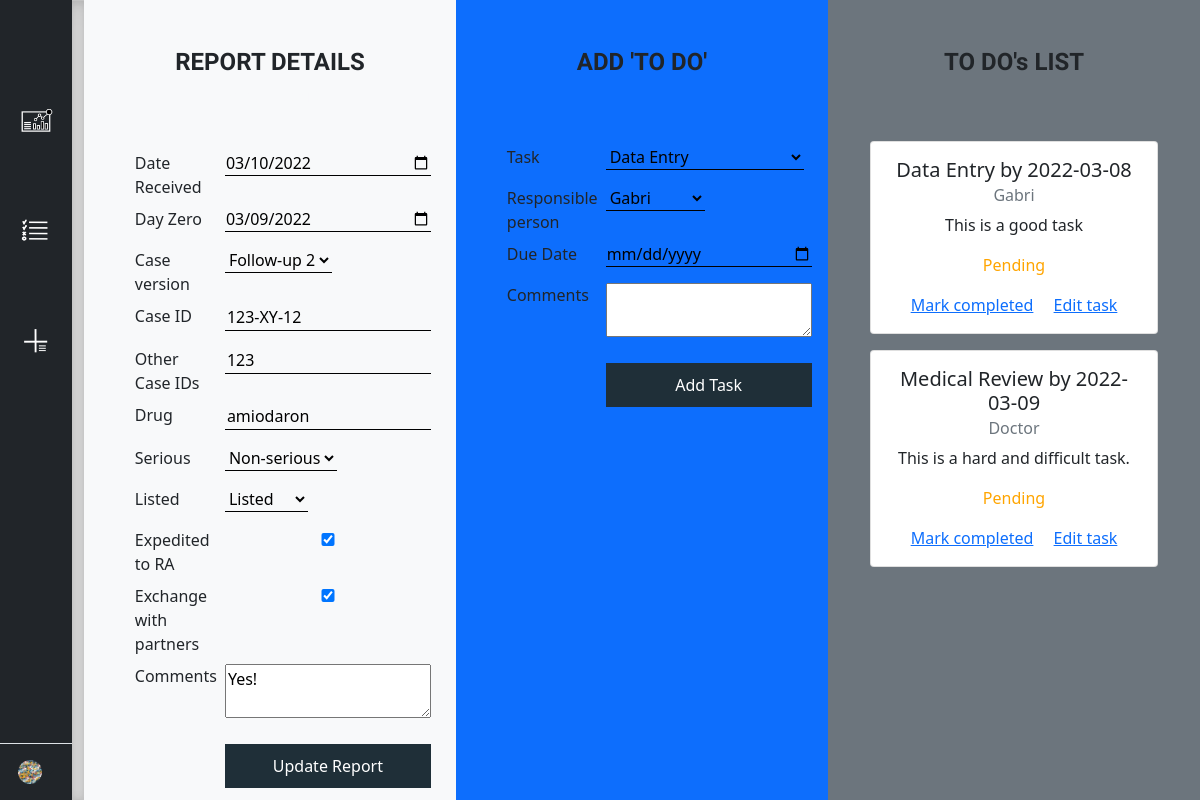
Page /report/2 (signed in) on the committed database.
### main.py (models this page shows)
class Report(UserMixin, db.Model):
    __tablename__ = "report"
    id = db.Column(db.Integer, primary_key=True, nullable=False)
    date_received = db.Column(db.Date, nullable=True)
    day_zero = db.Column(db.Date, nullable=True)
    case_id = db.Column(db.String(250), nullable=True)
    case_version = db.Column(db.String(250), nullable=True)
    other_case_id = db.Column(db.String(250), nullable=True)
    drug = db.Column(db.String(250), nullable=True)
    serious = db.Column(db.String(250), nullable=True)
    listed = db.Column(db.String(250), nullable=True)
    expedited = db.Column(db.Boolean, nullable=True)
    exchange = db.Column(db.Boolean, nullable=True)
    comments = db.Column(db.String(500), nullable=True)
    report_tasks = db.relationship("Task", backref="report")

class Task(UserMixin, db.Model):
    __tablename__ = "task"
    id = db.Column(db.Integer, primary_key=True, nullable=False)
    taskowner_id = db.Column(db.Integer, db.ForeignKey("user.id"))
    report_id = db.Column(db.Integer, db.ForeignKey("report.id"))
    task_name = db.Column(db.String(500), nullable=True)
    due_date = db.Column(db.Date, nullable=True)
    completed = db.Column(db.Boolean(), nullable=True)
    task_comments = db.Column(db.String(500), nullable=True)

class User(UserMixin, db.Model):
    __tablename__ = "user"
    id = db.Column(db.Integer, primary_key=True)
    username = db.Column(db.String(250), unique=True, nullable=False)
    password = db.Column(db.String(500), nullable=False)
    email = db.Column(db.String(250), unique=True, nullable=False)
    user_tasks = db.relationship("Task", backref='taskowner')

### main.py (the view, shortened to what this page needs)
@app.route("/report/<id>", methods=["GET", "POST"])
@login_required
def report(id):
    report = Report.query.filter_by(id=id).first()
    if not report:
        return return_error("Report does not exist", 404)
    report_details_form = ReportForm(date_received=report.date_received, day_zero=report.day_zero,
                                     case_id=report.case_id, case_version=report.case_version,
                                     other_case_id=report.other_case_id, drug=report.drug,
                                     serious=report.serious, listed=report.listed,
                                     expedited=report.expedited, exchange=report.exchange,
                                     comments=report.comments)
    report_details_form.submit.label.text = 'Update Report'
    report_task_form = AddTaskForm()
    user_list = User.query.all()
    user_choices = [(user.id, user.username) for user in user_list]
    report_task_form.task_owner.choices = user_choices
    report_tasks = Task.query.filter_by(report_id=id).all()
    if request.method == "GET":
        return render_template("report.html", form=report_details_form,
                               new_task=report_task_form,
                               report_tasks=report_tasks,
                               report_id=id)
    return redirect(f"/report/{report.id}")

### forms.py
class ReportForm(FlaskForm):
    date_received = DateField("Date Received", validators=[DataRequired()])
    day_zero = DateField("Day Zero", validators=[DataRequired()])
    case_id = StringField("Case ID")
    case_version = SelectField("Case version", choices=["Initial", "Follow-up 1",
                                                        "Follow-up 2", "Follow-up 3",
                                                        "Follow-up 4", "Follow-up 5",
                                                        "Follow-up 6", "Follow-up 7"])
    other_case_id = StringField("Other Case IDs")
    drug = StringField("Drug", validators=[DataRequired()])
    serious = SelectField("Serious", choices=['Serious', 'Non-serious', 'N/A'])
    listed = SelectField("Listed", choices=['N/A', 'Listed', 'Unlisted'])
    expedited = BooleanField("Expedited to RA")
    exchange = BooleanField("Exchange with partners")
    comments = TextAreaField("Comments", validators=[Length(max=500)])
    submit = SubmitField("Add Report")

class AddTaskForm(FlaskForm):
    task_owner = SelectField("Responsible person", validators=[DataRequired()])
    task_name = SelectField("Task", choices=["Data Entry", "Quality Check",
                                             "Medical Review", "Submission to RA",
                                             "Exchange with Partners", "Case Finalization"])
    due_date = DateField("Due Date", validators=[DataRequired()])
    task_comments = TextAreaField("Comments", validators=[Length(max=500)])
    submit = SubmitField("Add Task")

### main.py (called while the page is built)
@login_manager.user_loader
def load_user(user_id):
    return User.query.get(int(user_id))

### templates/report.html (shortened to what this page needs)
{% extends "dashboard_layout.html" %}
{% block main %}
  <div class="container-fluid p-0 report-details scrollable">
    <div class="row w-100 h-100 m-0">
        <div class="col-lg-4 col-md-6 col-sm-12 bg-light">
          <div class="delete-report">
          <h2>REPORT DETAILS</h2>
          <a href="{{ url_for('delete_report', report_id=report_id) }}" class="btn btn-outline-light">Delete report</a>
          </div>
            <form class="form form-horizontal center" method="post" role="form">
              <table class="table table-borderless table-sm">
              <tr>
                <td>{{ form.date_received.label }}</td>
                <td>{{ form.date_received }}</tr></td>
              <tr>
                <td>{{ form.day_zero.label }}</td>
                <td>{{ form.day_zero }}</td>
              </tr>
              <tr>
                <td>{{ form.case_version.label }}</td>
                <td>{{ form.case_version }}</td>
              </tr>
              <tr>
                <td>{{ form.case_id.label }}</td>
                <td>{{ form.case_id }}</td>
              </tr>
              <tr>
                <td>{{ form.other_case_id.label }}</td>
                <td>{{ form.other_case_id }}</td>
              </tr>
              <tr>
                <td>{{ form.drug.label }}</td>
                <td>{{ form.drug }}</td>
              </tr>
              <tr>
                <td>{{ form.serious.label }}</td>
                <td>{{ form.serious }}</td>
              </tr>
              <tr>
                <td>{{ form.listed.label }}</td>
                <td>{{ form.listed }}</td>
              </tr>
              <tr>
                <td>{{ form.expedited.label }}</td>
                <td>{{ form.expedited }}</td>
              </tr>
              <tr>
                <td>{{ form.exchange.label }}</td>
                <td>{{ form.exchange }}</td>
              </tr>
              <tr>
                <td>{{ form.comments.label }}</td>
                <td>{{ form.comments }}</td>
              </tr>
              <tr>
                <td></td>
                <td>{{ form.submit }}</td>
              </tr>
            </table>
            </form>
        </div>
        <div class="col-lg-4 col-md-6 col-sm-12 bg-primary">
            <h2>ADD 'TO DO'</h2>
            <form class="form form-horizontal center" method="post" role="form">
              <table class="table table-borderless table-sm">
                <tr>
                  <td>{{ new_task.task_name.label }}</td>
                  <td>{{ new_task.task_name }}</td>
                </tr>
                <tr>
                  <td>{{ new_task.task_owner.label }} </td>
                  <td>{{ new_task.task_owner }}</td>
                </tr>
                <tr>
                  <td>{{ new_task.due_date.label }}</td>
                  <td>{{ new_task.due_date }}</td>
                </tr>
                <tr>
                  <td>{{ new_task.task_comments.label }}</td>
                  <td>{{ new_task.task_comments }}</td>
                </tr>
                <tr>
                  <td></td>
                  <td>{{ new_task.submit }}</td>
                </tr>
              </table>
              </form>
        </div>
        <div class="col-lg-4 col-md-12 col-sm-12 bg-secondary scrollable">
          <h2>TO DO's LIST</h2>
          {% for task in report_tasks %}
          <div class="card todo-card center" style="width: 18rem;">
            <div class="card-body">
              <h5 class="card-title">{{ task.task_name }} by {{ task.due_date }}</h5>
              <h6 class="card-subtitle mb-2 text-muted">{{ task.taskowner.username }}</h6>
              <p class="card-text">{{ task.task_comments }}</p>
              {% if task.completed == True %}
              <p class="card-text" style="color: green">Task Completed</p>
              <a href="{{ url_for('edit_task', task_id=task.id) }}" class="card-link">Edit task</a>
              {% else %}
              <p class="card-text" style="color: orange">Pending</p>
              <a href="{{ url_for('complete_task', task_id=task.id) }}" class="card-link">Mark completed</a>
              <a href="{{ url_for('edit_task', task_id=task.id) }}" class="card-link">Edit task</a>
              {% endif %}
            </div>
          </div>
          {% endfor %}
      </div>
    </div>
  </div>
{% endblock %}

### static/css/dashboard_style.css (style rules this page uses)
body { min-height: 100vh; min-height: -webkit-fill-available; overflow-y: hidden; min-width: 590px; }
html { height: -webkit-fill-available; }
h2 { font-family: 'Spartan', sans-serif; font-weight: 700; font-size: 1.5rem; }
.new-report-page form input, select { margin-bottom: 0.5rem; background: transparent; border: none; border-bottom: 1px solid #000; width: auto !important; }
.report-details form input, select { margin-bottom: 0.5rem; background: transparent; border: none; border-bottom: 1px solid #000; width: 100%; }
.report-details form input[type=submit] { margin-top: 0.75rem; padding: 10px; background: solid; background-color: #1F2F38; color: #FFF; border: solid; border: 1px; }
.todo-card { text-align: center; margin-bottom: 1rem !important; }
.report-details h2 { margin: 3rem auto 4rem auto; text-align: center; }
.delete-report { text-align: center; margin: 2rem auto; }
.delete-report h2 { margin: 3rem auto 0rem auto !important; }
.center { margin: auto; width: 80%; }
.scrollable { overflow-y: auto !important; height: 100vh; }

### rows in the picture
Report: date_received "03/10/2022", day_zero "03/09/2022", case_version "Follow-up 2", case_id "123-XY-12", other_case_id "123", drug "amiodaron", serious "Non-serious", listed.label "Listed", listed "Listed", expedited "☑", exchange "☑", comments "Yes!"
Task: task_name "Data Entry", due_date "2022-03-08", taskowner.username "Gabri", task_comments "This is a good task"
Task: task_name "Medical Review", due_date "2022-03-09", taskowner.username "Doctor", task_comments "This is a hard and difficult task."

### other values in the picture
{{ new_task.task_name.label }} "Task"
{{ new_task.task_owner.label }} "Responsible person"
{{ new_task.due_date.label }} "Due Date"
{{ new_task.task_comments.label }} "Comments"
